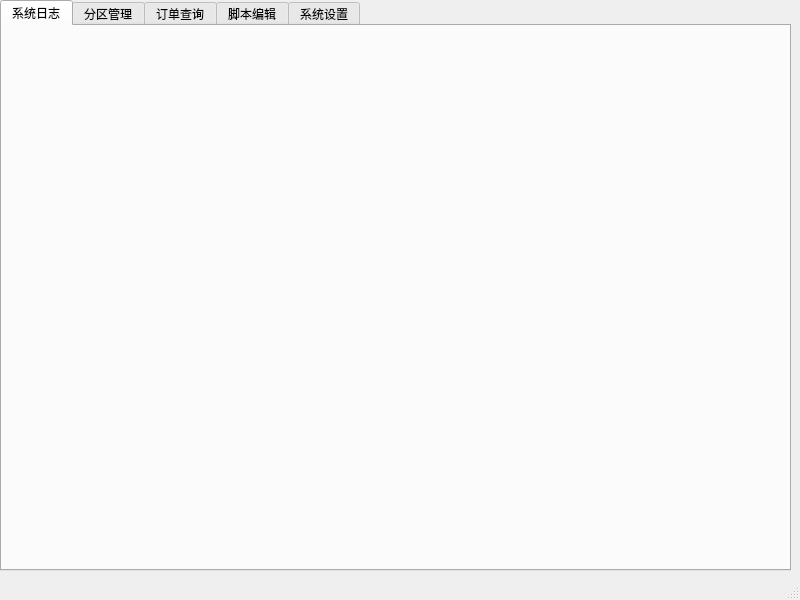
<?xml version="1.0" encoding="UTF-8"?>
<ui version="4.0">
 <class>MainWindow</class>
 <widget class="QMainWindow" name="MainWindow">
  <property name="geometry">
   <rect>
    <x>0</x>
    <y>0</y>
    <width>800</width>
    <height>600</height>
   </rect>
  </property>
  <property name="windowTitle">
   <string>七星支付</string>
  </property>
  <widget class="QWidget" name="centralwidget">
   <widget class="QTabWidget" name="tabWidget">
    <property name="geometry">
     <rect>
      <x>0</x>
      <y>0</y>
      <width>791</width>
      <height>571</height>
     </rect>
    </property>
    <property name="currentIndex">
     <number>0</number>
    </property>
    <widget class="QWidget" name="tab_3">
     <attribute name="title">
      <string>系统日志</string>
     </attribute>
    </widget>
    <widget class="QWidget" name="tab_4">
     <attribute name="title">
      <string>分区管理</string>
     </attribute>
    </widget>
    <widget class="QWidget" name="tab_5">
     <attribute name="title">
      <string>订单查询</string>
     </attribute>
    </widget>
    <widget class="QWidget" name="tab_6">
     <attribute name="title">
      <string>脚本编辑</string>
     </attribute>
    </widget>
    <widget class="QWidget" name="tab">
     <attribute name="title">
      <string>系统设置</string>
     </attribute>
    </widget>
   </widget>
  </widget>
  <widget class="QMenuBar" name="menubar">
   <property name="geometry">
    <rect>
     <x>0</x>
     <y>0</y>
     <width>800</width>
     <height>20</height>
    </rect>
   </property>
  </widget>
  <widget class="QStatusBar" name="statusbar"/>
 </widget>
 <resources/>
 <connections/>
</ui>
